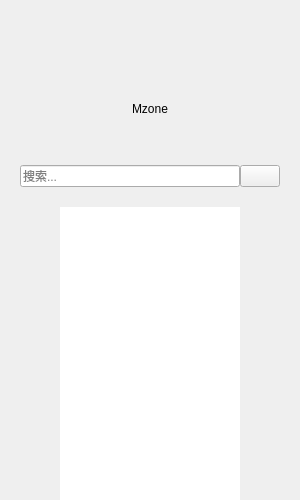
<?xml version="1.0" encoding="UTF-8"?>
<ui version="4.0">
 <class>BlogFormLeft</class>
 <widget class="QWidget" name="BlogFormLeft">
  <property name="geometry">
   <rect>
    <x>0</x>
    <y>0</y>
    <width>300</width>
    <height>500</height>
   </rect>
  </property>
  <property name="windowTitle">
   <string/>
  </property>
  <layout class="QGridLayout" name="gridLayout" rowstretch="1,1,0,4" columnstretch="0,1,0">
   <property name="leftMargin">
    <number>20</number>
   </property>
   <property name="topMargin">
    <number>30</number>
   </property>
   <property name="rightMargin">
    <number>20</number>
   </property>
   <property name="bottomMargin">
    <number>0</number>
   </property>
   <property name="horizontalSpacing">
    <number>0</number>
   </property>
   <property name="verticalSpacing">
    <number>20</number>
   </property>
   <item row="0" column="0">
    <spacer name="horizontalSpacer">
     <property name="orientation">
      <enum>Qt::Horizontal</enum>
     </property>
     <property name="sizeHint" stdset="0">
      <size>
       <width>40</width>
       <height>20</height>
      </size>
     </property>
    </spacer>
   </item>
   <item row="0" column="2">
    <spacer name="horizontalSpacer_2">
     <property name="orientation">
      <enum>Qt::Horizontal</enum>
     </property>
     <property name="sizeHint" stdset="0">
      <size>
       <width>40</width>
       <height>20</height>
      </size>
     </property>
    </spacer>
   </item>
   <item row="1" column="0">
    <spacer name="horizontalSpacer_3">
     <property name="orientation">
      <enum>Qt::Horizontal</enum>
     </property>
     <property name="sizeHint" stdset="0">
      <size>
       <width>40</width>
       <height>20</height>
      </size>
     </property>
    </spacer>
   </item>
   <item row="1" column="1">
    <widget class="QLabel" name="blog_title_label">
     <property name="text">
      <string>Mzone</string>
     </property>
     <property name="alignment">
      <set>Qt::AlignCenter</set>
     </property>
    </widget>
   </item>
   <item row="1" column="2">
    <spacer name="horizontalSpacer_4">
     <property name="orientation">
      <enum>Qt::Horizontal</enum>
     </property>
     <property name="sizeHint" stdset="0">
      <size>
       <width>40</width>
       <height>20</height>
      </size>
     </property>
    </spacer>
   </item>
   <item row="0" column="1">
    <widget class="QPushButton" name="blog_head_label">
     <property name="text">
      <string/>
     </property>
     <property name="flat">
      <bool>true</bool>
     </property>
    </widget>
   </item>
   <item row="3" column="1">
    <widget class="QListWidget" name="blog_menu_list">
     <property name="frameShape">
      <enum>QFrame::NoFrame</enum>
     </property>
     <property name="verticalScrollBarPolicy">
      <enum>Qt::ScrollBarAlwaysOff</enum>
     </property>
     <property name="horizontalScrollBarPolicy">
      <enum>Qt::ScrollBarAlwaysOff</enum>
     </property>
     <property name="spacing">
      <number>10</number>
     </property>
    </widget>
   </item>
   <item row="3" column="2">
    <spacer name="horizontalSpacer_6">
     <property name="orientation">
      <enum>Qt::Horizontal</enum>
     </property>
     <property name="sizeHint" stdset="0">
      <size>
       <width>40</width>
       <height>20</height>
      </size>
     </property>
    </spacer>
   </item>
   <item row="3" column="0">
    <spacer name="horizontalSpacer_5">
     <property name="orientation">
      <enum>Qt::Horizontal</enum>
     </property>
     <property name="sizeHint" stdset="0">
      <size>
       <width>40</width>
       <height>20</height>
      </size>
     </property>
    </spacer>
   </item>
   <item row="2" column="0" colspan="3">
    <widget class="QWidget" name="blog_search_widget" native="true">
     <layout class="QHBoxLayout" name="horizontalLayout">
      <property name="spacing">
       <number>0</number>
      </property>
      <property name="leftMargin">
       <number>0</number>
      </property>
      <property name="topMargin">
       <number>0</number>
      </property>
      <property name="rightMargin">
       <number>0</number>
      </property>
      <property name="bottomMargin">
       <number>0</number>
      </property>
      <item>
       <widget class="QLineEdit" name="blog_search_edit">
        <property name="placeholderText">
         <string>搜索...</string>
        </property>
       </widget>
      </item>
      <item>
       <widget class="QPushButton" name="blog_search_button">
        <property name="text">
         <string/>
        </property>
       </widget>
      </item>
     </layout>
    </widget>
   </item>
  </layout>
 </widget>
 <resources/>
 <connections/>
</ui>
